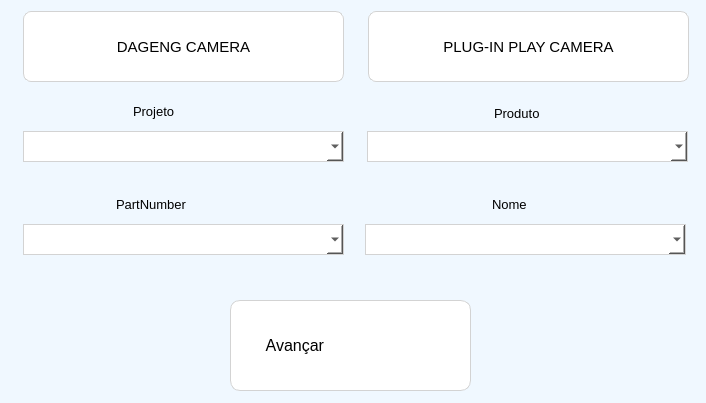
<?xml version="1.0" encoding="UTF-8"?>
<ui version="4.0">
 <class>MainWindow</class>
 <widget class="QMainWindow" name="MainWindow">
  <property name="windowModality">
   <enum>Qt::WindowModal</enum>
  </property>
  <property name="geometry">
   <rect>
    <x>0</x>
    <y>0</y>
    <width>706</width>
    <height>403</height>
   </rect>
  </property>
  <property name="sizePolicy">
   <sizepolicy hsizetype="Fixed" vsizetype="Fixed">
    <horstretch>0</horstretch>
    <verstretch>0</verstretch>
   </sizepolicy>
  </property>
  <property name="font">
   <font>
    <pointsize>15</pointsize>
   </font>
  </property>
  <property name="focusPolicy">
   <enum>Qt::WheelFocus</enum>
  </property>
  <property name="windowTitle">
   <string>Setup</string>
  </property>
  <property name="windowIcon">
   <iconset>
    <normaloff>../png/honhai.png</normaloff>../png/honhai.png</iconset>
  </property>
  <property name="styleSheet">
   <string notr="true">background-color: #F0F8FF</string>
  </property>
  <widget class="QWidget" name="centralwidget">
   <widget class="QPushButton" name="dahengbtn">
    <property name="geometry">
     <rect>
      <x>23</x>
      <y>11</y>
      <width>321</width>
      <height>71</height>
     </rect>
    </property>
    <property name="font">
     <font>
      <pointsize>11</pointsize>
     </font>
    </property>
    <property name="cursor">
     <cursorShape>PointingHandCursor</cursorShape>
    </property>
    <property name="contextMenuPolicy">
     <enum>Qt::ActionsContextMenu</enum>
    </property>
    <property name="styleSheet">
     <string notr="true">QPushButton {
    border-radius: 8px;
    padding: 5px 10px;
	background-color: white;
	border: 0.6px solid lightgrey
}

QPushButton:hover {
    background-color: lightblue;
}
 
QPushButton:pressed {
    background-color: orange;
}</string>
    </property>
    <property name="text">
     <string>DAGENG CAMERA</string>
    </property>
    <property name="icon">
     <iconset>
      <normaloff>../png/daheng.png</normaloff>../png/daheng.png</iconset>
    </property>
    <property name="iconSize">
     <size>
      <width>75</width>
      <height>75</height>
     </size>
    </property>
   </widget>
   <widget class="QPushButton" name="plugplaybtn">
    <property name="geometry">
     <rect>
      <x>368</x>
      <y>11</y>
      <width>321</width>
      <height>71</height>
     </rect>
    </property>
    <property name="font">
     <font>
      <pointsize>11</pointsize>
     </font>
    </property>
    <property name="cursor">
     <cursorShape>PointingHandCursor</cursorShape>
    </property>
    <property name="styleSheet">
     <string notr="true">QPushButton {
    border-radius: 8px;
    padding: 5px 10px;
	background-color: white;
	border: 0.6px solid lightgrey
}

QPushButton:hover {
    background-color: lightblue;
}
 
QPushButton:pressed {
    background-color: orange;
}</string>
    </property>
    <property name="text">
     <string>PLUG-IN PLAY CAMERA</string>
    </property>
    <property name="icon">
     <iconset>
      <normaloff>../png/plugplay.png</normaloff>../png/plugplay.png</iconset>
    </property>
    <property name="iconSize">
     <size>
      <width>64</width>
      <height>64</height>
     </size>
    </property>
   </widget>
   <widget class="QComboBox" name="projetobox">
    <property name="geometry">
     <rect>
      <x>23</x>
      <y>131</y>
      <width>321</width>
      <height>31</height>
     </rect>
    </property>
    <property name="font">
     <font>
      <pointsize>10</pointsize>
     </font>
    </property>
    <property name="cursor">
     <cursorShape>PointingHandCursor</cursorShape>
    </property>
    <property name="styleSheet">
     <string notr="true">background:white; border: 1px solid lightgrey</string>
    </property>
   </widget>
   <widget class="QComboBox" name="produtobox">
    <property name="geometry">
     <rect>
      <x>367</x>
      <y>131</y>
      <width>321</width>
      <height>31</height>
     </rect>
    </property>
    <property name="font">
     <font>
      <pointsize>10</pointsize>
     </font>
    </property>
    <property name="cursor">
     <cursorShape>PointingHandCursor</cursorShape>
    </property>
    <property name="styleSheet">
     <string notr="true">background:white; border: 1px solid lightgrey</string>
    </property>
   </widget>
   <widget class="QPushButton" name="submitbtn">
    <property name="geometry">
     <rect>
      <x>230</x>
      <y>300</y>
      <width>241</width>
      <height>91</height>
     </rect>
    </property>
    <property name="font">
     <font>
      <pointsize>12</pointsize>
     </font>
    </property>
    <property name="cursor">
     <cursorShape>PointingHandCursor</cursorShape>
    </property>
    <property name="focusPolicy">
     <enum>Qt::NoFocus</enum>
    </property>
    <property name="contextMenuPolicy">
     <enum>Qt::NoContextMenu</enum>
    </property>
    <property name="layoutDirection">
     <enum>Qt::RightToLeft</enum>
    </property>
    <property name="styleSheet">
     <string notr="true">QPushButton {
	border: 1px solid lightgrey ; 
	border-radius:10px;
	background:white;
	text-align:left;
	padding-left:10px
    }    
QPushButton:hover {
	background:lightgreen
    }
QPushButton:pressed {
	background:orange
    }</string>
    </property>
    <property name="text">
     <string>        Avançar</string>
    </property>
    <property name="icon">
     <iconset>
      <normaloff>../png/done.png</normaloff>../png/done.png</iconset>
    </property>
    <property name="iconSize">
     <size>
      <width>60</width>
      <height>60</height>
     </size>
    </property>
    <property name="flat">
     <bool>false</bool>
    </property>
   </widget>
   <widget class="QLabel" name="label_3">
    <property name="geometry">
     <rect>
      <x>133</x>
      <y>101</y>
      <width>91</width>
      <height>21</height>
     </rect>
    </property>
    <property name="font">
     <font>
      <pointsize>10</pointsize>
      <weight>50</weight>
      <bold>false</bold>
     </font>
    </property>
    <property name="text">
     <string>Projeto</string>
    </property>
   </widget>
   <widget class="QLabel" name="label_4">
    <property name="geometry">
     <rect>
      <x>494</x>
      <y>103</y>
      <width>91</width>
      <height>21</height>
     </rect>
    </property>
    <property name="font">
     <font>
      <pointsize>10</pointsize>
      <weight>50</weight>
      <bold>false</bold>
     </font>
    </property>
    <property name="text">
     <string>Produto</string>
    </property>
   </widget>
   <widget class="QLabel" name="label_5">
    <property name="geometry">
     <rect>
      <x>116</x>
      <y>194</y>
      <width>91</width>
      <height>21</height>
     </rect>
    </property>
    <property name="font">
     <font>
      <pointsize>10</pointsize>
      <weight>50</weight>
      <bold>false</bold>
     </font>
    </property>
    <property name="text">
     <string>PartNumber</string>
    </property>
   </widget>
   <widget class="QComboBox" name="pnbox">
    <property name="geometry">
     <rect>
      <x>23</x>
      <y>224</y>
      <width>321</width>
      <height>31</height>
     </rect>
    </property>
    <property name="font">
     <font>
      <pointsize>10</pointsize>
     </font>
    </property>
    <property name="cursor">
     <cursorShape>PointingHandCursor</cursorShape>
    </property>
    <property name="styleSheet">
     <string notr="true">background:white; border: 1px solid lightgrey</string>
    </property>
   </widget>
   <widget class="QLabel" name="label_6">
    <property name="geometry">
     <rect>
      <x>492</x>
      <y>194</y>
      <width>91</width>
      <height>21</height>
     </rect>
    </property>
    <property name="font">
     <font>
      <pointsize>10</pointsize>
      <weight>50</weight>
      <bold>false</bold>
     </font>
    </property>
    <property name="text">
     <string>Nome</string>
    </property>
   </widget>
   <widget class="QComboBox" name="prgbox">
    <property name="geometry">
     <rect>
      <x>365</x>
      <y>224</y>
      <width>321</width>
      <height>31</height>
     </rect>
    </property>
    <property name="font">
     <font>
      <pointsize>11</pointsize>
     </font>
    </property>
    <property name="cursor">
     <cursorShape>PointingHandCursor</cursorShape>
    </property>
    <property name="contextMenuPolicy">
     <enum>Qt::CustomContextMenu</enum>
    </property>
    <property name="styleSheet">
     <string notr="true">background:white; border: 1px solid lightgrey</string>
    </property>
    <property name="editable">
     <bool>true</bool>
    </property>
    <item>
     <property name="text">
      <string/>
     </property>
    </item>
   </widget>
  </widget>
 </widget>
 <resources/>
 <connections/>
</ui>
